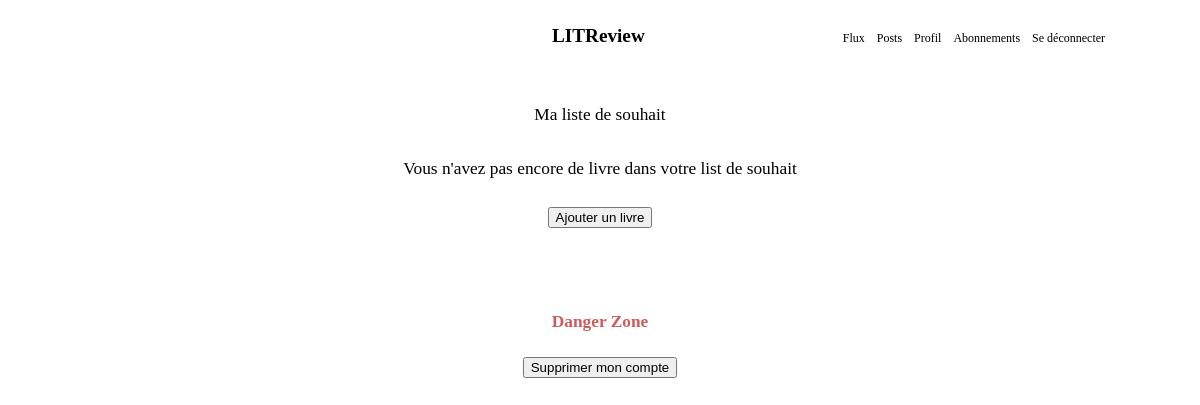
The page /profil/ (signed in) on the database as committed earlier.
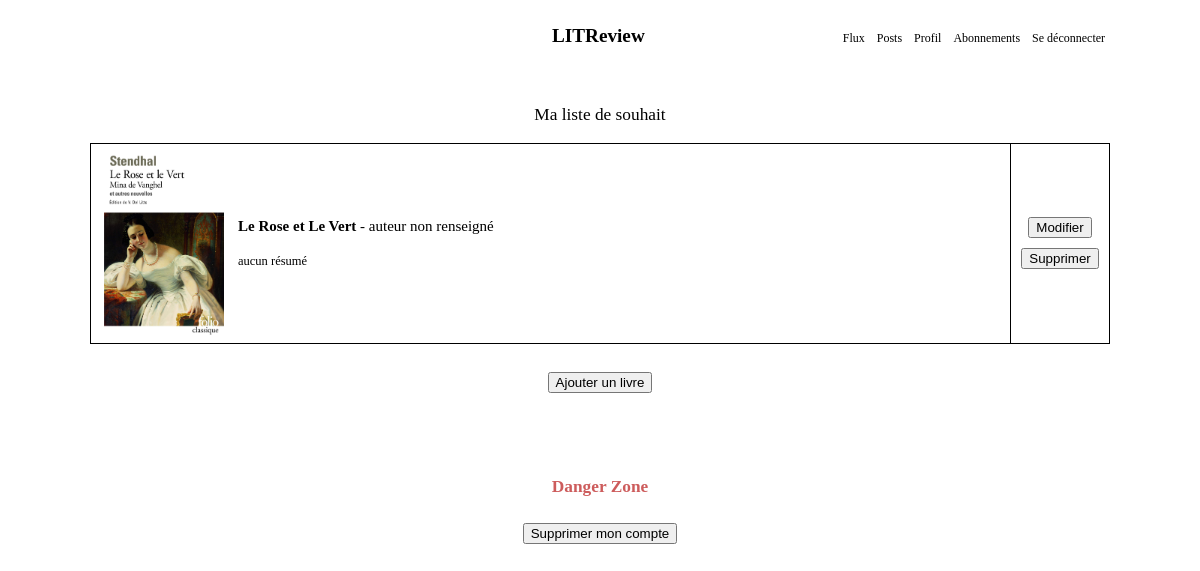
The same page on the database as committed later.
### profil/models.py (models this page shows)
class Book(models.Model):
	title = models.CharField(max_length=128)
	author = models.CharField(max_length=128)
	summary = models.TextField(max_length=2048, blank=True)
	image = models.ImageField(null=True, blank=True, upload_to="images/")
	user = models.ForeignKey(to=settings.AUTH_USER_MODEL, on_delete=models.CASCADE)
	ticket_id = models.IntegerField(blank=True)
	time_created = models.DateTimeField(auto_now_add=True)

### profil/views.py (the view)
# urls.py: path("profil/", include("profil.urls")),
@login_required
def profil(request):
	books = Book.objects.filter(user=request.user).order_by('-time_created')
	if books.exists():
		return render(request, 'profil/profil.html', {'books': books})
	else:
		message = "Vous n'avez pas encore de livre dans votre list de souhait"
		return render(request, 'profil/profil.html', {'message': message})

### templates/profil/profil.html
{% extends '../navigation.html' %}
{% block profil %}
<head>
  {% load static %}
  <link rel="stylesheet" type="text/css" href="{% static 'profil/style.css' %}">
</head>
<p class="headline">Ma liste de souhait</p>
{% if books %}
	<table class="wishtable">
		{% for book in books %}
		<tr>
			<td class="td-content td-image"><img class="cover" src="{{ MEDIA_URL }}{{ book.image }}"></td>
			<td class="td-content"><p><strong>{{ book.title }}</strong> - {{ book.author }}<br><br>
				<small>{{ book.summary }}</small>
			</p></td>
			<td class="td-button">
				<button name="update_book_button" onclick="window.location='{% url 'update_book' book.id %}'">Modifier</button>
				<button name="delete_book_button" onclick="window.location='{% url 'unlisted' book.id %}'">Supprimer</button>
			</td>
		</tr>
		{% endfor %}
	</table>
	{% else %}
		<p class="headline">{{ message }}</p>
	{% endif %}
	<div class="button-block book-block">
		<button class="button" name="add_book_button" onclick="window.location='{% url 'listed' %}'">Ajouter un livre</button>
	</div>
	<p class="headline danger">Danger Zone</p>
	<div class="button-block danger-block">
		<button class="button" name="delete_user_button" onclick="window.location='{% url 'erase_user' %}'">Supprimer mon compte</button>
	</div>
{% endblock %}

Rows that differ between the two databases and show on the page:
added Book: image (picture), title "Le Rose et Le Vert", author "auteur non renseigné", summary "aucun résumé"
Other text that changed with them:
{{ message }}: "Vous n'avez pas encore de livre dans votre list de souhait" → (not shown)
